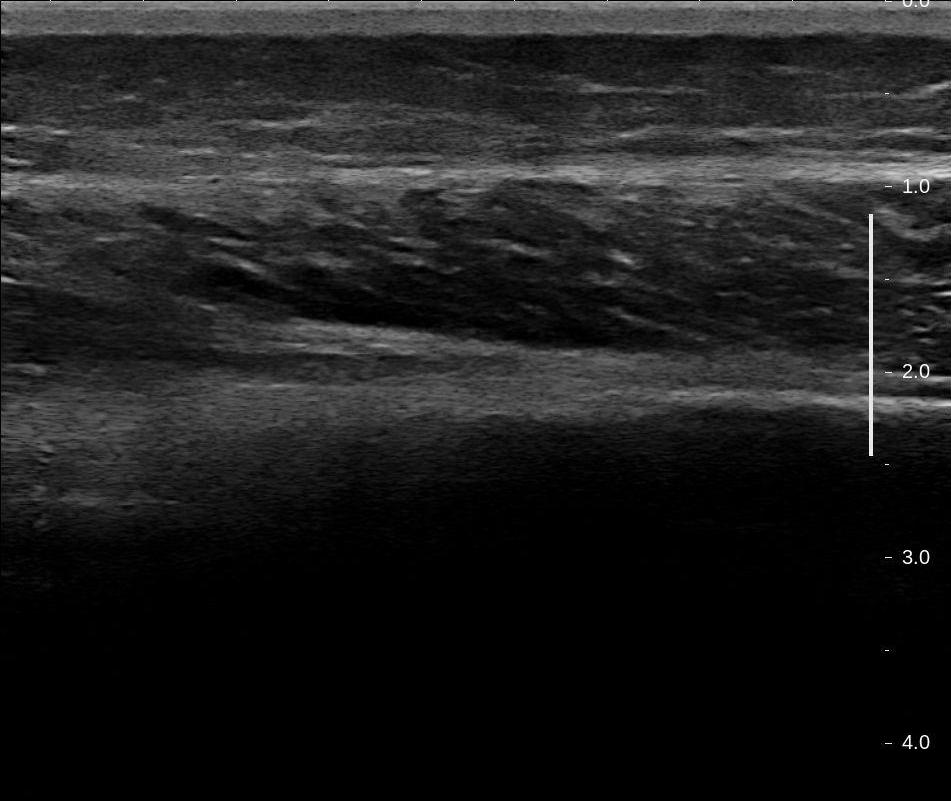
#> input picture MRI/cIMG-0007-00083.jpg, 951 x 801 px, found by its file name
$ python test.py
#> lines starting #> are read from the running program, lines starting #| are printed output that depends on the picture; after the words box and inside, x2 and y2 are one past the last pixel; in counts of white or black regions, pixels touching at a corner belong together
from concurrent.futures import process
import cv2 as cv
from cv2 import ellipse
from cv2 import split
from matplotlib.pyplot import draw, gray
import numpy as np

image = cv.imread(r"C:\Users\charl\njit\muscle_imaging\MRI\MVC0-3\cIMG-0007-00083.jpg")
#> image is the input picture: shape (801, 951, 3); min 0, max 255, mean 30.5

def convert_64_8(image_64):
    image_8 = image_64 - image_64.min()
    image_8 = image_64 / image_64.max() * 255
    return np.uint8(image_8)

def image_preprocessing(input_image):
    cropped = input_image[100:600, 0:951]
    scaled = cv.pyrDown(cropped)
    blurred = cv.GaussianBlur(scaled, (7, 7), 0)
    return blurred

def image_preprocessing_2(input_image):
    cropped = input_image[100:600, 0:951]
    scaled = cv.pyrDown(cropped)
    blurred = cv.GaussianBlur(scaled, (0,11), 9)
    return blurred

def sobel_processing(input_image):
    sobel = cv.Sobel(input_image, cv.CV_64F, dx=0, dy=1, ksize=9)
    image = cv.GaussianBlur(sobel, (0,11), 9)
    binary = np.zeros_like(image)
    binary[(image >= 30000) & (image <= 2000000)] = 1
    return binary

def image_processing(input_image):
    processed = sobel_processing(input_image)
    convert = convert_64_8(processed)
    return convert

def draw_blank_lines(input_image):
    blank = np.zeros(input_image.shape)
    blank.fill(0)
    minLineLength = 200
    maxLineGap = 0
    lines = cv.HoughLinesP(input_image, cv.HOUGH_PROBABILISTIC, np.pi/180, 200, maxLineGap, minLineLength)
    for x in range(0, len(lines)):
        for x1,y1,x2,y2 in lines[x]:
            pts = np.array([[x1, y1 ], [x2 , y2]], np.int32)
            cv.polylines(blank, [pts], True, (255, 255, 255), 5)
    return blank

#x=476 y=200
#not all MRI scans will have the same middle --> how to find the middle?
def automatic_crop(input_image):
    ret, thresh = cv.threshold(input_image, 127, 255, cv.THRESH_BINARY) #no idea why it forces another variable to be stored
    cv.imshow('threshold', thresh)
    white_pt_coords = np.argwhere(thresh)
    min_y = min(white_pt_coords[:,0])
    min_x = min(white_pt_coords[:,1])
    max_y = max(white_pt_coords[:,0])
    max_x = max(white_pt_coords[:,1])
    crop = input_image[min_y:max_y,min_x:max_x]
    return crop

blurred = image_preprocessing(image)
#> in image_preprocessing, `cropped = input_image[100:600, 0:951]`:
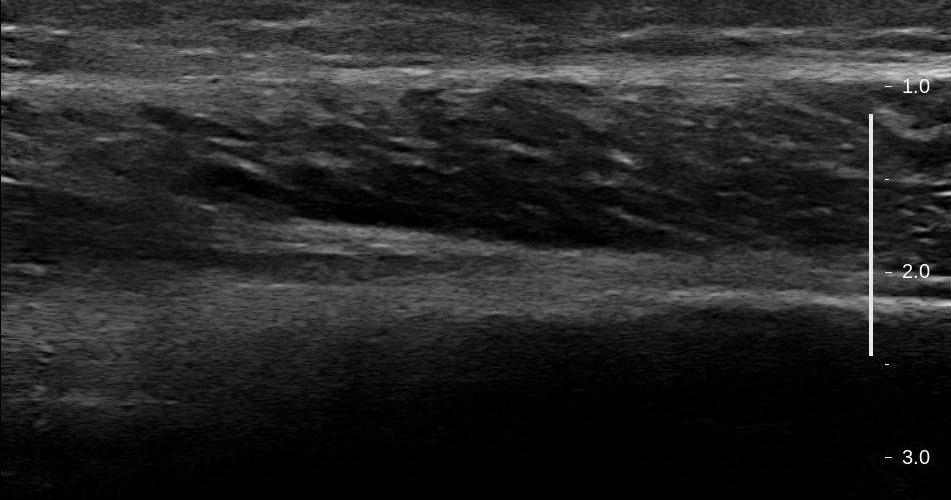
#> cropped: shape (500, 951, 3); min 0, max 255, mean 37.7
#> in image_preprocessing, `blurred = cv.GaussianBlur(scaled, (7, 7), 0)`:
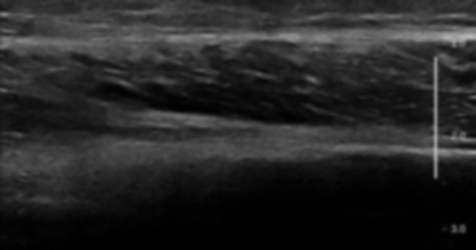
#> blurred: shape (250, 476, 3); min 0, max 183, mean 37.8
gray = cv.cvtColor(blurred, cv.COLOR_BGR2GRAY)
ret, thresh = cv.threshold(gray, 0, 255, cv.THRESH_BINARY | cv.THRESH_OTSU) #255
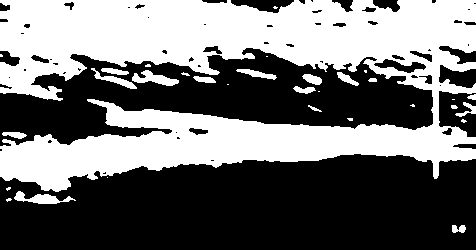
#> thresh: shape (250, 476); 44.3% white; 32 white regions (15 under 20 px), largest, box (x1, y1, x2, y2) and area: (0, 0, 476, 192) 50365, (132, 70, 179, 86) 372, (14, 191, 76, 204) 369
#> ret = 40
cv.imshow("thresh", thresh)
sobel = image_processing(thresh)
#> in sobel_processing, `sobel = cv.Sobel(input_image, cv.CV_64F, dx=0, dy=1, ksize=9)`:
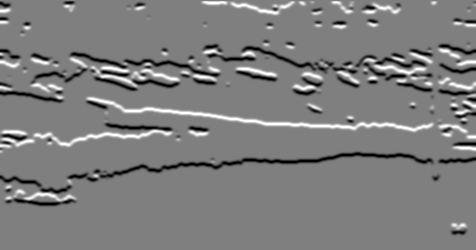
#> sobel: shape (250, 476) float64; min -2284800, max 2284800, mean -23798.9; drawn with min black and max white
#> in sobel_processing, `image = cv.GaussianBlur(sobel, (0,11), 9)`:
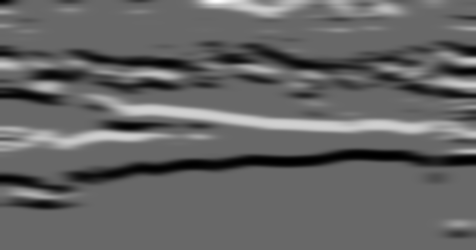
#> image: shape (250, 476) float64; min -796975.7, max 1142871.4, mean -23515.6; drawn with min black and max white
#> in image_processing, `processed = sobel_processing(input_image)`:
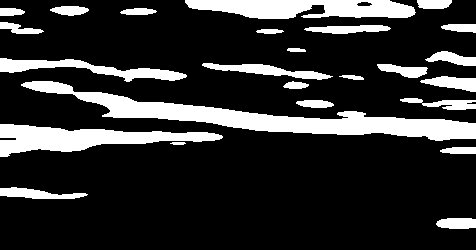
#> processed: shape (250, 476) float64; values 0 (black) and 1 (white), 18.9% white; 25 white regions, largest, box (x1, y1, x2, y2) and area: (21, 81, 476, 141) 7321, (0, 124, 223, 157) 3612, (185, 0, 416, 19) 3324
cv.imshow("sobel", sobel)
cv.imshow("final", draw_blank_lines(sobel))
#> in draw_blank_lines, `blank.fill(0)`: blank: shape (250, 476) float64; every value is 0
#> in draw_blank_lines, `lines = cv.HoughLinesP(input_image, cv.HOUGH_PROBABILISTIC, np.pi/180,..`: lines = [[268, 131, 475, 127], [255, 130, 472, 123], [83, 100, 344, 122], [103, 105, 322, 124], [97, 103, 335, 123]]
#> the loop in draw_blank_lines, `for x in range(0, len(lines)):` made 5 passes
#> after the loop in draw_blank_lines, `for x in range(0, len(lines)):`:
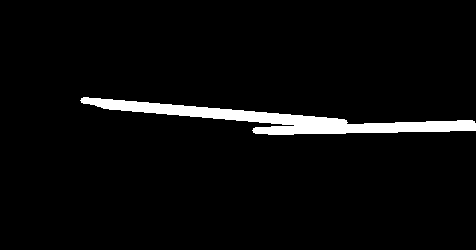
#> blank: shape (250, 476) float64; 4% white; 1 white region, box (x1, y1, x2, y2) and area: (80, 97, 476, 135) 4719
cv.waitKey(0)

$ run again, with MRI/cIMG-0007-00001.jpg copied over MRI/cIMG-0007-00083.jpg
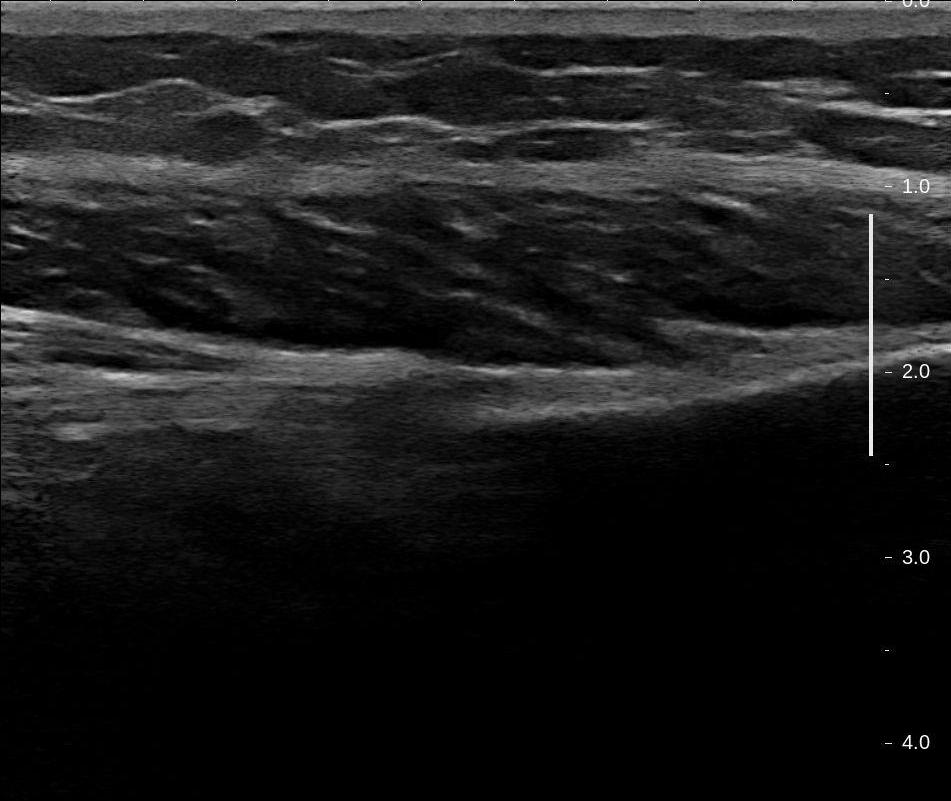
#> input picture MRI/cIMG-0007-00001.jpg, 951 x 801 px, found by its file name
#> image is the input picture: shape (801, 951, 3); min 0, max 255, mean 28.5
#> `ret, thresh = cv.threshold(gray, 0, 255, cv.THRESH_BINARY | cv.THRESH_..`:
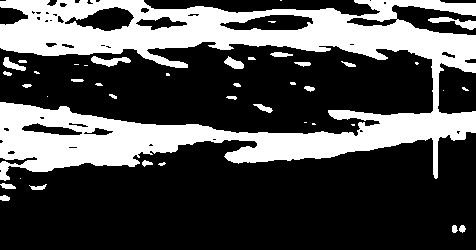
#> thresh: shape (250, 476); 30.4% white; 41 white regions (17 under 20 px), largest, box (x1, y1, x2, y2) and area: (0, 0, 476, 181) 34446, (428, 17, 476, 30) 255, (91, 56, 131, 67) 223
#> ret = 45
#> image: shape (250, 476) float64
#> processed: shape (250, 476) float64; values 0 (black) and 1 (white), 21.2% white; 34 white regions (3 under 20 px), largest, box (x1, y1, x2, y2) and area: (0, 0, 476, 43) 9592, (0, 95, 394, 142) 6194, (312, 102, 476, 122) 2334
#> lines = [[0, 23, 200, 27], [0, 26, 322, 31], [0, 106, 372, 138], [0, 103, 375, 136], [242, 25, 460, 29], [0, 109, 362, 140], [141, 5, 381, 13], [0, 104, 374, 137], [0, 107, 368, 139], [135, 2, 385, 11], [25, 113, 338, 140], [0, 24, 203, 28]]
#> the loop in draw_blank_lines, `for x in range(0, len(lines)):` made 12 passes
#> after the loop in draw_blank_lines, `for x in range(0, len(lines)):`:
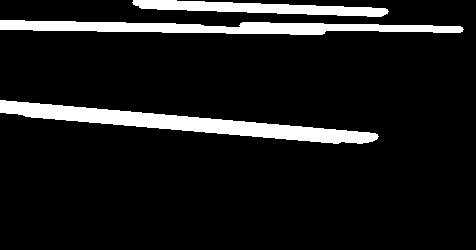
#> blank: shape (250, 476) float64; 9.9% white; 3 white regions, box (x1, y1, x2, y2) and area: (0, 100, 379, 144) 5313, (0, 20, 464, 35) 4156, (132, 0, 389, 17) 2362
